Frame 1 (no input): blank canvas, image omitted
Frame 60 (no input): blank canvas, image omitted
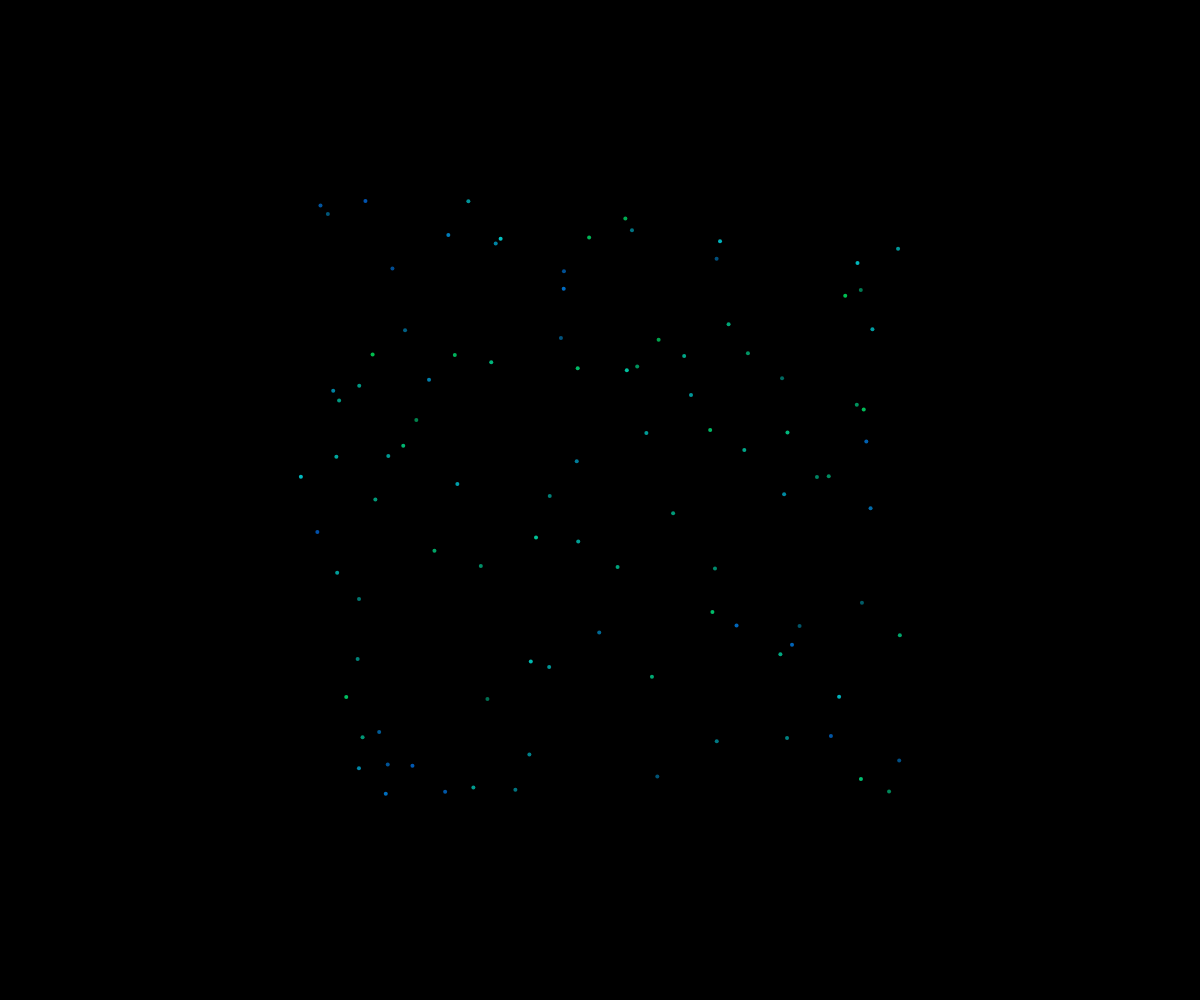
Frame 120 (the mouse pressed at the canvas centre since frame 60)

The p5.js sketch whose frames 1 and 60 were blank and that drew this single picture after the mouse press (run headless with seeded random() and noise() and a simulated clock; from frame 60 on, the mouse is pressed at the canvas centre):

// p5.js sketch
// ── sketch.js
// Do not edit the code between these comments. 
// You should only edit the class Particle below.
// -----------------------------------------------
let particleNumber = 100;

class Particle{
  constructor(x, y){
    this.x = x;
    this.y = y;
    this.dx = random(-5, 5);
    this.dy = random(-5, 5);
    this.r = 0;
    this.g = random(100, 255);
    this.b = random(100, 255);
    this.alpha = 255;
    this.color = color(this.r, this.g, this.b, this.alpha);
    this.radius = 2;
  }

  update(){
    //move
    this.x += this.dx;
    this.y += this.dy;

    //make more transparent
    this.alpha--;
    this.color = color(this.r, this.g, this.b, this.alpha);
  }

  display(){
    noStroke();
    fill(this.color);
    circle(this.x, this.y, this.radius*2);
  }

  isDead(){
    return this.alpha <= 0;
  }
}

let theFireworks = [];

function setup() {
  createCanvas(windowWidth, windowHeight);
}

function draw() {
  background(0);
  for (let i = 0; i < theFireworks.length; i++){
    theFireworks[i].update();
    if (theFireworks[i].isDead()){
      //remove from array
      theFireworks.splice(i, 1);
    }
    else{
      theFireworks[i].display();
    }
  }
}

function mousePressed(){
  for (let i = 0; i < particleNumber; i++){
    let someParticle = new Particle(mouseX, mouseY);
    theFireworks.push(someParticle);
  }
}
